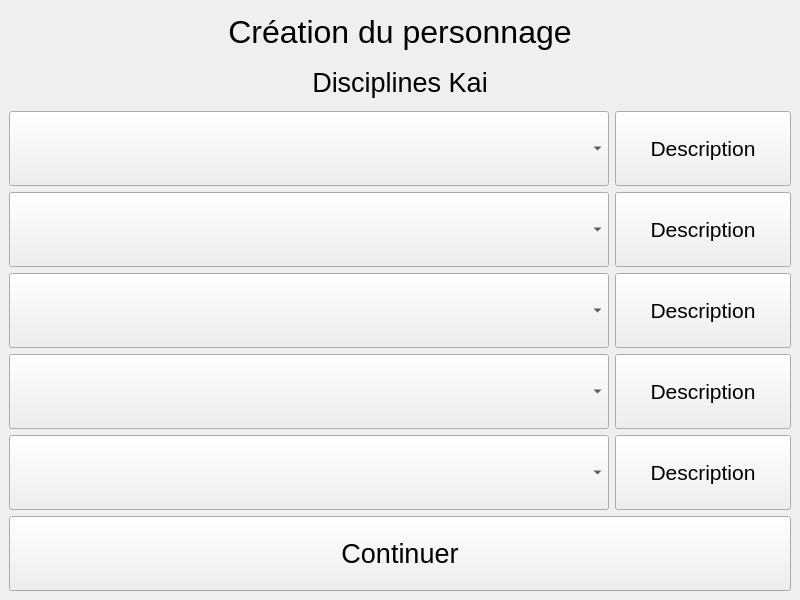
<?xml version="1.0" encoding="UTF-8"?>
<ui version="4.0">
 <class>MainWindow</class>
 <widget class="QMainWindow" name="MainWindow">
  <property name="geometry">
   <rect>
    <x>0</x>
    <y>0</y>
    <width>800</width>
    <height>600</height>
   </rect>
  </property>
  <property name="windowTitle">
   <string>MainWindow</string>
  </property>
  <widget class="QWidget" name="centralwidget">
   <layout class="QGridLayout" name="gridLayout_2">
    <item row="4" column="0">
     <widget class="QComboBox" name="combobox_kai_3">
      <property name="minimumSize">
       <size>
        <width>600</width>
        <height>75</height>
       </size>
      </property>
     </widget>
    </item>
    <item row="2" column="1">
     <widget class="QPushButton" name="bouton_description_1">
      <property name="minimumSize">
       <size>
        <width>0</width>
        <height>75</height>
       </size>
      </property>
      <property name="font">
       <font>
        <pointsize>16</pointsize>
       </font>
      </property>
      <property name="text">
       <string>Description</string>
      </property>
     </widget>
    </item>
    <item row="5" column="1">
     <widget class="QPushButton" name="bouton_description_4">
      <property name="minimumSize">
       <size>
        <width>0</width>
        <height>75</height>
       </size>
      </property>
      <property name="font">
       <font>
        <pointsize>16</pointsize>
       </font>
      </property>
      <property name="text">
       <string>Description</string>
      </property>
     </widget>
    </item>
    <item row="2" column="0">
     <widget class="QComboBox" name="combobox_kai_1">
      <property name="minimumSize">
       <size>
        <width>600</width>
        <height>75</height>
       </size>
      </property>
     </widget>
    </item>
    <item row="3" column="0">
     <widget class="QComboBox" name="combobox_kai_2">
      <property name="minimumSize">
       <size>
        <width>600</width>
        <height>75</height>
       </size>
      </property>
     </widget>
    </item>
    <item row="4" column="1">
     <widget class="QPushButton" name="bouton_description_3">
      <property name="minimumSize">
       <size>
        <width>0</width>
        <height>75</height>
       </size>
      </property>
      <property name="font">
       <font>
        <pointsize>16</pointsize>
       </font>
      </property>
      <property name="text">
       <string>Description</string>
      </property>
     </widget>
    </item>
    <item row="7" column="0" colspan="2">
     <widget class="QPushButton" name="bouton_continuer">
      <property name="minimumSize">
       <size>
        <width>0</width>
        <height>75</height>
       </size>
      </property>
      <property name="font">
       <font>
        <pointsize>20</pointsize>
       </font>
      </property>
      <property name="text">
       <string>Continuer</string>
      </property>
     </widget>
    </item>
    <item row="6" column="1">
     <widget class="QPushButton" name="bouton_description_5">
      <property name="minimumSize">
       <size>
        <width>0</width>
        <height>75</height>
       </size>
      </property>
      <property name="font">
       <font>
        <pointsize>16</pointsize>
       </font>
      </property>
      <property name="text">
       <string>Description</string>
      </property>
     </widget>
    </item>
    <item row="6" column="0">
     <widget class="QComboBox" name="combobox_kai_5">
      <property name="minimumSize">
       <size>
        <width>600</width>
        <height>75</height>
       </size>
      </property>
     </widget>
    </item>
    <item row="5" column="0">
     <widget class="QComboBox" name="combobox_kai_4">
      <property name="minimumSize">
       <size>
        <width>600</width>
        <height>75</height>
       </size>
      </property>
     </widget>
    </item>
    <item row="3" column="1">
     <widget class="QPushButton" name="bouton_description_2">
      <property name="minimumSize">
       <size>
        <width>0</width>
        <height>75</height>
       </size>
      </property>
      <property name="font">
       <font>
        <pointsize>16</pointsize>
       </font>
      </property>
      <property name="text">
       <string>Description</string>
      </property>
     </widget>
    </item>
    <item row="1" column="0" colspan="2">
     <widget class="QLabel" name="label_disciplines_kai">
      <property name="font">
       <font>
        <pointsize>20</pointsize>
       </font>
      </property>
      <property name="text">
       <string>Disciplines Kai</string>
      </property>
      <property name="alignment">
       <set>Qt::AlignCenter</set>
      </property>
     </widget>
    </item>
    <item row="0" column="0" colspan="2">
     <widget class="QLabel" name="message_creation_personnage_2">
      <property name="font">
       <font>
        <pointsize>24</pointsize>
       </font>
      </property>
      <property name="text">
       <string>Création du personnage</string>
      </property>
      <property name="alignment">
       <set>Qt::AlignCenter</set>
      </property>
     </widget>
    </item>
   </layout>
  </widget>
 </widget>
 <resources/>
 <connections/>
</ui>
